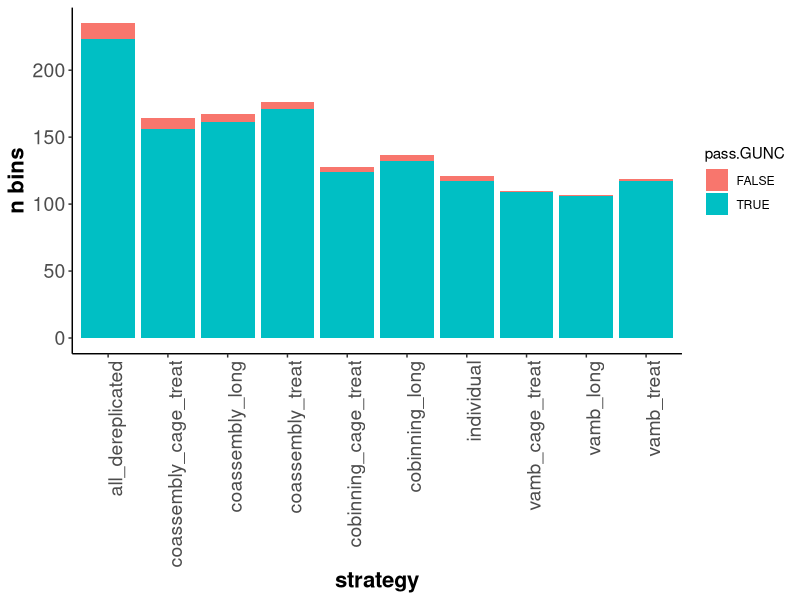
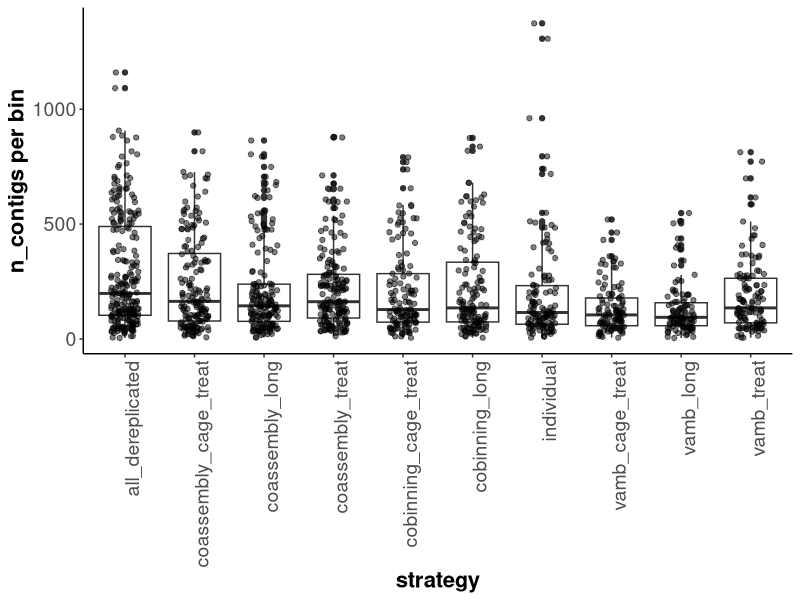

These charts were generated, in order, by the following R code:
################################################################################
### Code for parsing GUNC output
### Raphael Eisenhofer 2024
################################################################################

library(tidyverse)

df <- read_delim("data/GUNC.progenomes_2.1.maxCSS_level.tsv") %>%
  mutate(strategy = case_when(str_detect(genome, "ALL_dreped") ~ "all_dereplicated",
                              str_detect(genome, "coassembly_cage_treat") ~ "coassembly_cage_treat",
                              str_detect(genome, "coassembly_treat") ~ "coassembly_treat",
                              str_detect(genome, "coassembly_long") ~ "coassembly_long",
                              str_detect(genome, "cobinning_cage_treat") ~ "cobinning_cage_treat",
                              str_detect(genome, "cobinning_treat") ~ "cobinning_treat",
                              str_detect(genome, "cobinning_long") ~ "cobinning_long",
                              str_detect(genome, "vamb_cage_treat") ~ "vamb_cage_treat",
                              str_detect(genome, "vamb_treat") ~ "vamb_treat",
                              str_detect(genome, "vamb_long") ~ "vamb_long",
                              str_detect(genome, "individual") ~ "individual",
                              ),
         )


#Plotting
#How many bins pass GUNC threshold per strategy?
df %>% 
  filter(strategy != "cobinning_treat") %>%
  summarise(n = n(), .by = c(strategy, pass.GUNC)) %>%
  ggplot(aes(x = strategy, y = n, fill = pass.GUNC)) +
  geom_bar(stat = "identity", position = position_stack(reverse = FALSE)) +
  theme_classic() +
  theme(axis.text.x = element_text(angle = 90, size = 14, hjust = 1),
        axis.text.y = element_text(size = 14),
        axis.title = element_text(size = 16, face = "bold")) +
  labs(y = "n bins")
  

#N contigs per strategy?
df %>% 
  filter(strategy != "cobinning_treat") %>%
  ggplot(aes(x = strategy, y = n_contigs)) +
  geom_boxplot() + 
  geom_jitter(width = 0.2, height = 0, alpha = 0.5) +
  theme_classic() +
  theme(axis.text.x = element_text(angle = 90, size = 14, hjust = 1),
        axis.text.y = element_text(size = 14),
        axis.title = element_text(size = 16, face = "bold")) +
  labs(y = "n_contigs per bin")



#Save summary for another figure

write_delim(df %>% select(genome, n_contigs, pass.GUNC), "data/gunc_summary.tsv")
